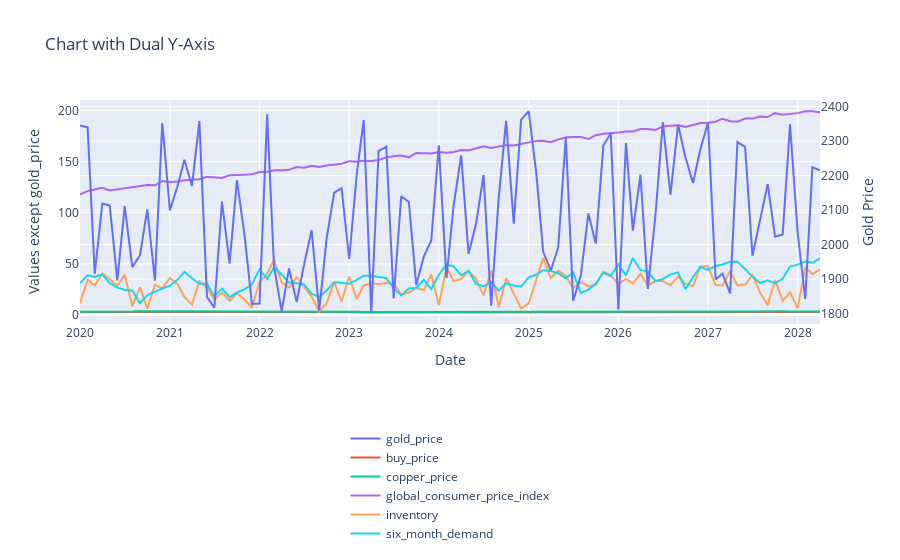

Notebook code for this chart:
### Code cell
import plotly.graph_objects as go
import pandas as pd

# Assuming df is your DataFrame and it has columns: 'date', 'gold_price', 'category1', 'category2', ...

# Create the figure
fig = go.Figure()

# Add trace for gold_price with secondary y-axis
fig.add_trace(
    go.Scatter(x=df['date'], y=df['gold_price'], name='gold_price', yaxis='y2')
)

# Add traces for other categories
categories = df.columns.difference(['date', 'gold_price'])
for category in categories:
    fig.add_trace(
        go.Scatter(x=df['date'], y=df[category], name=category)
    )

# Update layout for dual y-axis
fig.update_layout(
    xaxis=dict(title='Date'),
    yaxis=dict(title='Values except gold_price'),
    yaxis2=dict(title='Gold Price', overlaying='y', side='right'),
    title='Chart with Dual Y-Axis',
    legend=dict(
        x=0.5,  # Horizontal position (0: left, 1: right)
        y=-1,    # Vertical position (0: bottom, 1: top)
        xanchor='center',  # Horizontal anchor
        yanchor='bottom'      # Vertical anchor
    )
)

# Show the figure
fig.show()
